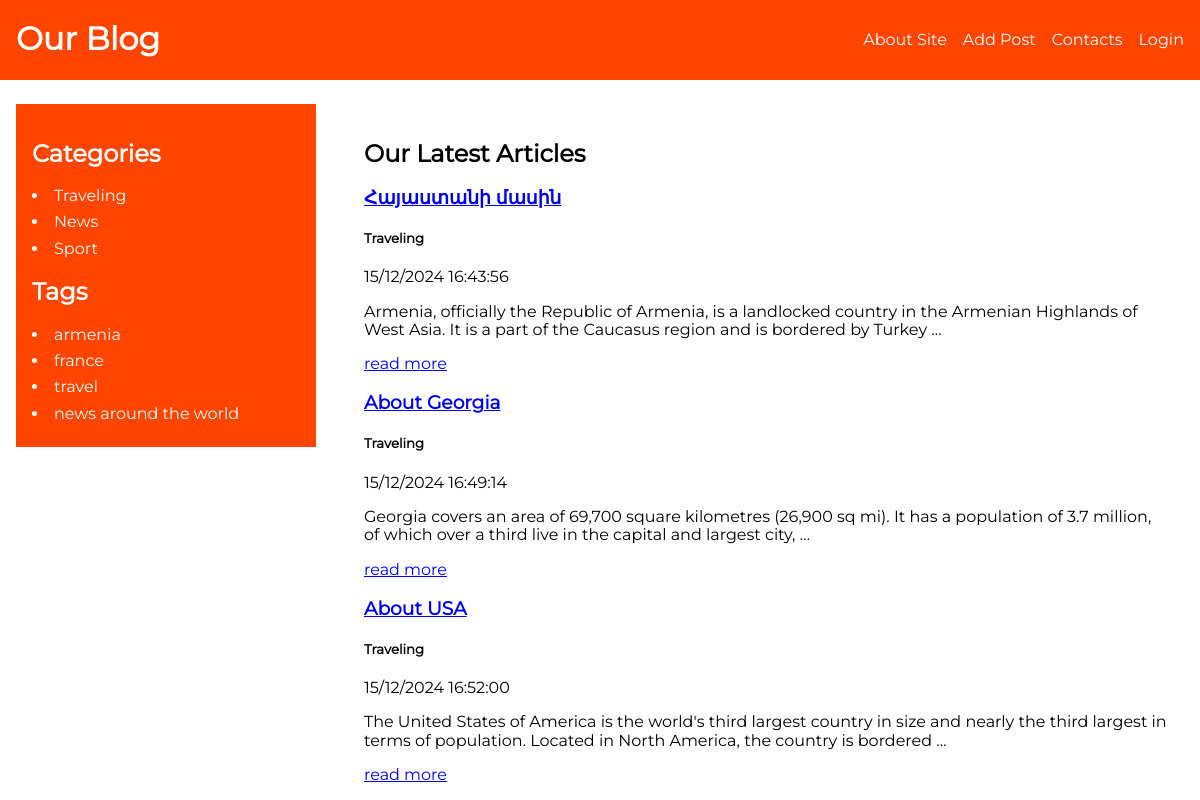
Before: / with the older database file.
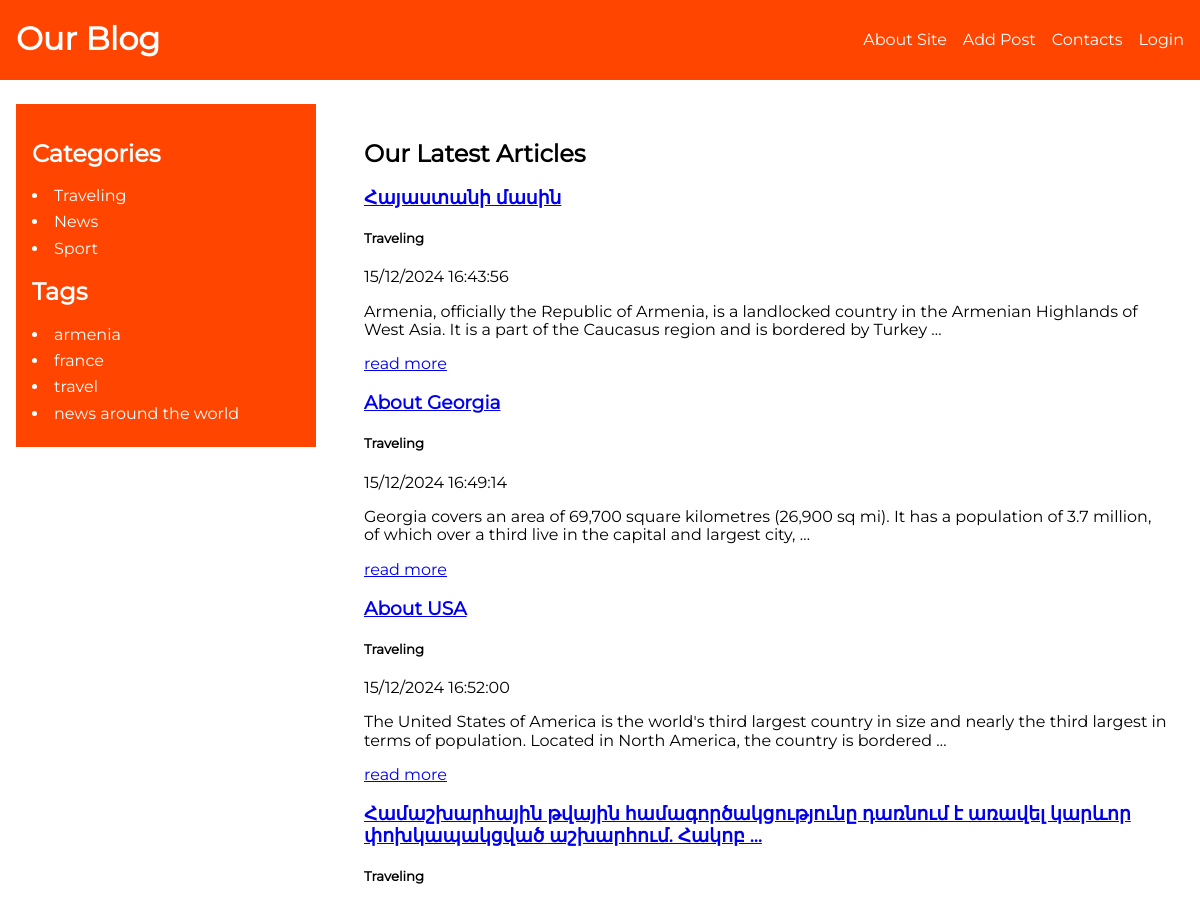
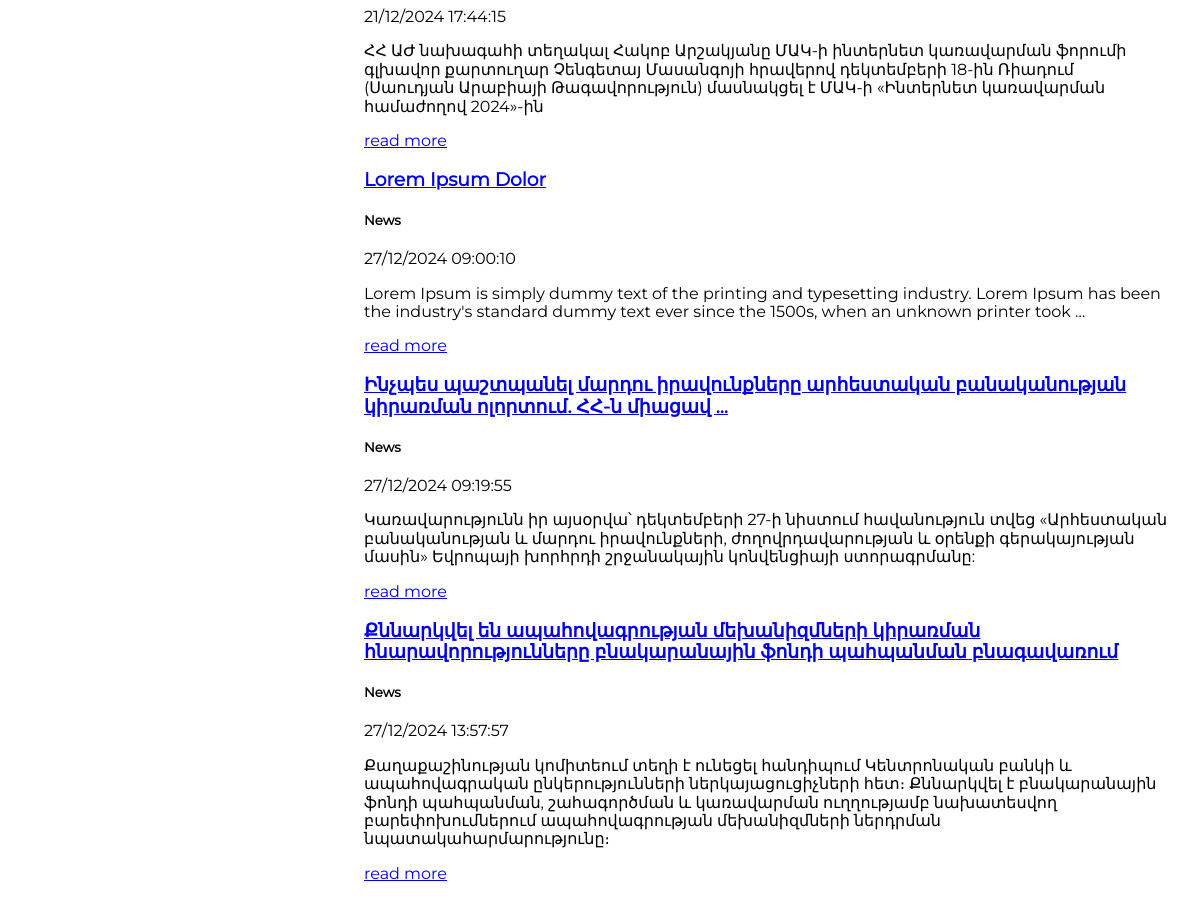
After: the same page with the newer database file (2 pictures, top to bottom).
### blog/models.py (models this page shows, shortened)
class Category(models.Model):
    name = models.CharField(max_length=255, db_index=True, verbose_name = "Վերնագիր")
    slug = models.SlugField(max_length=255, unique=True, db_index=True, verbose_name = "Ցուցիչ")
    def __str__(self):
        return self.name
    def get_absolute_url(self):
        return reverse("category", kwargs={"cat_slug": self.slug})
    class Meta:
        verbose_name = "Category"
        verbose_name_plural = "Categories"

class ArticleTags(models.Model):
        tag = models.CharField(max_length=255, db_index=True)
        slug = models.SlugField(max_length=255, unique=True, db_index=True)
        def get_absolute_url(self):
            return reverse("tag", kwargs={"tag_slug": self.slug})

class Article(models.Model):
    class Status(models.IntegerChoices):
        DRAFT = 0, "Draft"
        PUBLISHED = 1, "Published"
    title = models.CharField(max_length=255, verbose_name = "Վերնագիր")
    slug = models.SlugField(max_length=255, unique=True, db_index=True, null=True, verbose_name = "Ցուցիչ")
    content = models.TextField(blank=True)
    time_create = models.DateTimeField(auto_now_add=True)
    time_update = models.DateTimeField(auto_now=True)
    is_published =models.BooleanField(choices=tuple(
		      map(lambda x: (bool(x[0]), x[1]), Status.choices)), default=Status.PUBLISHED)
    category = models.ForeignKey("Category", on_delete=models.CASCADE, related_name="items") #Articles_set
    tags = models.ManyToManyField("ArticleTags", blank=True, related_name="tags")
    adv = models.OneToOneField(
         "Adv", on_delete=models.SET_NULL, related_name="adv", null=True, blank=True)
    author = models.ForeignKey(
        "Author", on_delete=models.CASCADE, related_name="author")
    objects = models.Manager()
    published = ArticleManager()
    def get_absolute_url(self):
        return reverse("article", kwargs={"article_slug": self.slug})
    class Meta:
        ordering = ["time_create"]
        indexes = [
            models.Index(fields=["time_create"])
    ]

### blog/views.py (the view)
# urls.py: path("", views.index, name="index"),
def index(request):
    articles = Article.published.all()
    return render(request, "blog/index.html", {"articles": articles})

### blog/context.py (called while the page is built)
def menu_context(request):
	return {
		"menu": [
			{
				"link_title": "About Site",
				"link_url": "about"
			},
			{
				"link_title": "Add Post",
				"link_url": "add_post"
			},
			{
				"link_title": "Contacts",
				"link_url": "contacts"
			},
			{
				"link_title": "Login",
				"link_url": "login"
			},
		],
	}

### blog/models.py (called while the page is built)
    def get_queryset(self):
        return super().get_queryset().filter(is_published=Article.Status.PUBLISHED)

### blog/templatetags/blog_tags.py (called while the page is built)
@register.inclusion_tag("blog/includes/categories.html")
def show_categories(cat_selected=0):
    cats = Category.objects.all()
    return {"cats": cats, "cat_selected": cat_selected}

@register.inclusion_tag("blog/includes/tags.html")
def show_tags():
	return {"tags": ArticleTags.objects.all()}

### blog/templates/blog/index.html
{% extends "base.html" %}
{% block latest_articles %}
    <div class="article__with__block__title">
        <h2>Our Latest Articles</h2>
        <div class="latest_articles">
            {% for item in articles %}
                    <div class="latest_articles__item">
                        <h3>
                            <a href="{{item.get_absolute_url }}">{{ item.title | truncatewords:10 }}</a>
                        </h3>
                        <div class="item__cat__date">
                            <h5>{{item.category}}</h5>
                            <p>{{item.time_create|date:"d/m/Y H:i:s"}}</p>
                        </div>
                        <p>{{item.content|linebreaksbr|truncatewords:30}}</p>
                        <a href="{{item.get_absolute_url }}">read more</a>
                    </div>
            {% endfor %}
        </div>
    </div>
{% endblock %}

### blog/templates/blog/includes/categories.html
 <h2>Categories</h2>
 <ul class="categories">
    {% for cat in cats %}
        {% if cat.id == cat_selected %}
            <li class="active_cat">{{cat.name}}</li>
        {% else %}
            <li>
                <a class="category_item" href="{{cat.get_absolute_url }}">{{cat.name}}</a>
            </li>
        {% endif %}
    {% endfor %}
</ul>

### blog/templates/blog/includes/tags.html
{% if tags %}
<h2>Tags</h2>
<ul class="tags">
    {% for tag in tags %}
        <li>
              <a class="category_item" href="{{ tag.get_absolute_url }}">{{tag.tag}}</a>
      </li>
    {% endfor %}
</ul>
{% endif %}

Changed rows visible on the page:
now on this page (row edited): Article: title "Համաշխարհային թվային համագործակցությունը դառնում է առավել կարևոր փոխկապակցված աշխարհում. Հակոբ …", category "Traveling", time_create "21/12/2024 17:44:15", content "ՀՀ ԱԺ նախագահի տեղակալ Հակոբ Արշակյանը ՄԱԿ-ի ինտերնետ կառավարման ֆորումի գլխավոր քարտուղար Չենգետայ Մասանգոյի հրավերով դեկտեմբերի 18-ին Ռիադում (Սաուդյան Արաբիայի Թագավորություն) մասնակցել է ՄԱԿ-ի «Ինտերնետ կառավարման համաժողով 2024»-ին"
added Article: title "Lorem Ipsum Dolor", category "News", time_create "27/12/2024 09:00:10", content "Lorem Ipsum is simply dummy text of the printing and typesetting industry. Lorem Ipsum has been the industry's standard dummy text ever since the 1500s, when an unknown printer took …"
added Article: title "Ինչպես պաշտպանել մարդու իրավունքները արհեստական բանականության կիրառման ոլորտում. ՀՀ-ն միացավ …", category "News", time_create "27/12/2024 09:19:55", content "Կառավարությունն իր այսօրվա՝ դեկտեմբերի 27-ի նիստում հավանություն տվեց «Արհեստական բանականության և մարդու իրավունքների, ժողովրդավարության և օրենքի գերակայության մասին» Եվրոպայի խորհրդի շրջանակային կոնվենցիայի ստորագրմանը:"
added Article: title "Քննարկվել են ապահովագրության մեխանիզմների կիրառման հնարավորությունները բնակարանային ֆոնդի պահպանման բնագավառում", category "News", time_create "27/12/2024 13:57:57", content "Քաղաքաշինության կոմիտեում տեղի է ունեցել հանդիպում Կենտրոնական բանկի և ապահովագրական ընկերությունների ներկայացուցիչների հետ։ Քննարկվել է բնակարանային ֆոնդի պահպանման, շահագործման և կառավարման ուղղությամբ նախատեսվող բարեփոխումներում ապահովագրության մեխանիզմների ներդրման նպատակահարմարությունը։"
